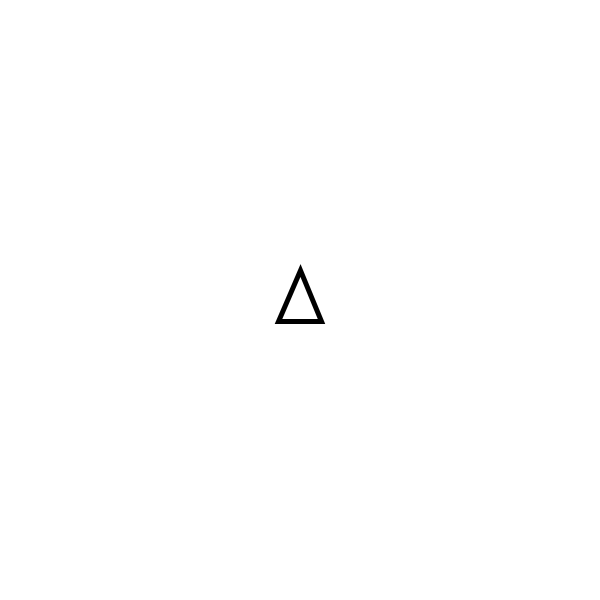
Frame 1 (no input)
Frame 60 (the mouse pressed at the canvas centre just before this capture): identical to frame 1, image omitted
Frame 120 (the mouse held since frame 60 and released just before this capture): identical to frame 1, image omitted

The Processing sketch that drew this single still picture (run headless with seeded random() and noise(); from frame 60 on, the mouse is pressed at the canvas centre):

// Processing sketch: turnAndRun
// ── turnAndRun.pde
PVector position;
PVector direction1;
PVector direction2;
PVector direction3;
float rotationAngle=.5;
PVector vel;
PVector acc;


void setup() {
  size(600, 600);
  position=new PVector (width/2, height/2);
  direction1=new PVector (0, -1);
  direction2=new PVector (-0.5, .5);
  direction3=new PVector (0.5, .5);
  vel=new PVector (0, 0);
  acc=new PVector (0, -1);
}

void draw() {
  background(255, 255, 255);

  stroke(0);
  strokeWeight(5);
  direction1.setMag(30);//change the magnitude of the vector
  direction2.setMag(30);
  direction3.setMag(30);

  position.add(vel);
  triangle(position.x+direction1.x, position.y+direction1.y, position.x+direction2.x, position.y+direction2.y, position.x+direction3.x, position.y+direction3.y);
  outOfBounce();
}


void keyPressed() {
  if (keyCode==RIGHT) {
    direction1.rotate(rotationAngle);
    direction2.rotate(rotationAngle);
    direction3.rotate(rotationAngle);
    acc.rotate(rotationAngle);
  } else if (keyCode==LEFT) {
    direction1.rotate(-rotationAngle);
    direction2.rotate(-rotationAngle);
    direction3.rotate(-rotationAngle);
    acc.rotate(-rotationAngle);
  } else if (keyCode==UP) {
    vel.add(acc);
  } else if (keyCode==DOWN) {
    vel.sub(acc);
  } else if (keyCode==ENTER) {
    vel.set(0,0);
  }
}

void outOfBounce() {
  if (position.x>width) {
    position.x=0;
  } else if (position.x<0) {
    position.x=width;
  } else if (position.y>height) {
    position.y=0;
  } else if (position.y<0) {
    position.y=height;
  }
}
